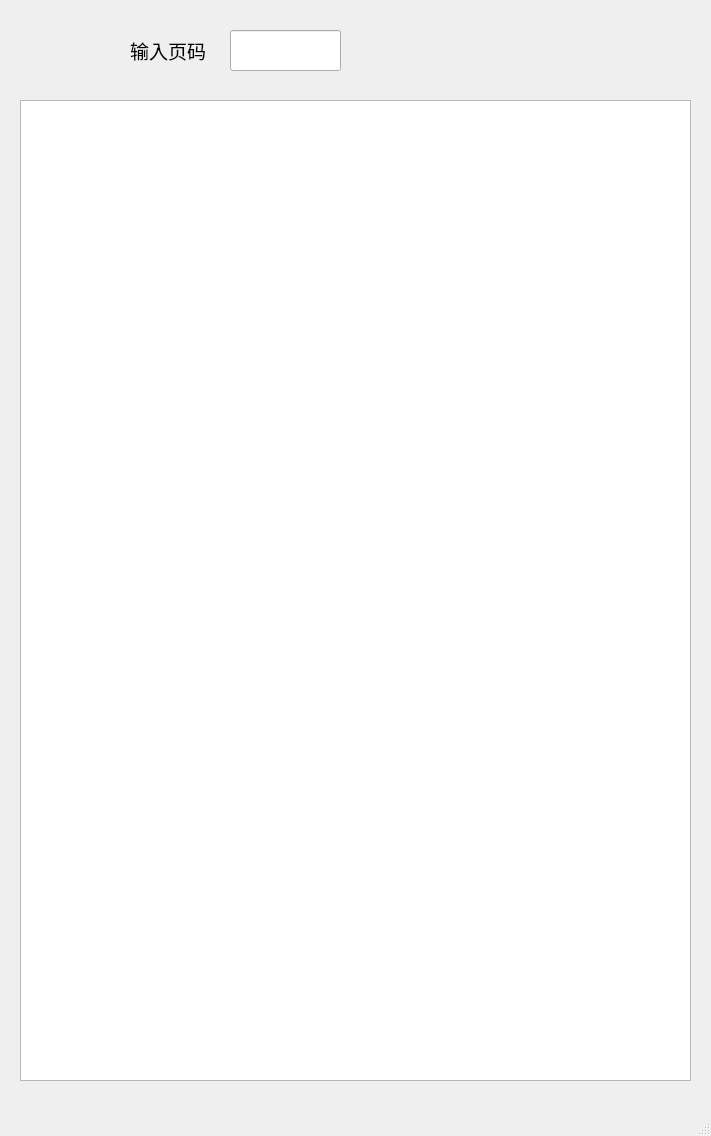
<?xml version="1.0" encoding="UTF-8"?>
<ui version="4.0">
 <class>find_page</class>
 <widget class="QMainWindow" name="find_page">
  <property name="geometry">
   <rect>
    <x>0</x>
    <y>0</y>
    <width>711</width>
    <height>1136</height>
   </rect>
  </property>
  <property name="windowTitle">
   <string>红叶Reader</string>
  </property>
  <widget class="QWidget" name="centralwidget">
   <widget class="QTextBrowser" name="textBrowser">
    <property name="geometry">
     <rect>
      <x>20</x>
      <y>100</y>
      <width>671</width>
      <height>981</height>
     </rect>
    </property>
    <property name="font">
     <font>
      <pointsize>13</pointsize>
     </font>
    </property>
    <property name="styleSheet">
     <string notr="true">border-image:url(:/pic/5.jpg)
</string>
    </property>
   </widget>
   <widget class="QLabel" name="label">
    <property name="geometry">
     <rect>
      <x>130</x>
      <y>30</y>
      <width>91</width>
      <height>41</height>
     </rect>
    </property>
    <property name="font">
     <font>
      <family>微软雅黑</family>
      <pointsize>14</pointsize>
      <weight>50</weight>
      <italic>false</italic>
      <bold>false</bold>
     </font>
    </property>
    <property name="styleSheet">
     <string notr="true">background-image:url(&quot;&quot;);</string>
    </property>
    <property name="text">
     <string>输入页码</string>
    </property>
   </widget>
   <widget class="QPushButton" name="pushButton">
    <property name="geometry">
     <rect>
      <x>380</x>
      <y>20</y>
      <width>65</width>
      <height>65</height>
     </rect>
    </property>
    <property name="font">
     <font>
      <family>微软雅黑</family>
      <pointsize>14</pointsize>
      <weight>50</weight>
      <bold>false</bold>
     </font>
    </property>
    <property name="styleSheet">
     <string notr="true">border-image:url(:/pic/3.jpg);
border-radius:30px;</string>
    </property>
    <property name="text">
     <string/>
    </property>
   </widget>
   <widget class="QPushButton" name="pushButton_2">
    <property name="geometry">
     <rect>
      <x>40</x>
      <y>20</y>
      <width>65</width>
      <height>65</height>
     </rect>
    </property>
    <property name="font">
     <font>
      <family>微软雅黑</family>
      <pointsize>14</pointsize>
      <weight>50</weight>
      <italic>false</italic>
      <bold>false</bold>
     </font>
    </property>
    <property name="styleSheet">
     <string notr="true">border-image:url(:/pic/2.jpg);
border-radius:30px;</string>
    </property>
    <property name="text">
     <string/>
    </property>
   </widget>
   <widget class="QPushButton" name="pushButton_3">
    <property name="geometry">
     <rect>
      <x>490</x>
      <y>20</y>
      <width>65</width>
      <height>65</height>
     </rect>
    </property>
    <property name="font">
     <font>
      <family>微软雅黑</family>
      <pointsize>14</pointsize>
      <weight>50</weight>
      <italic>false</italic>
      <bold>false</bold>
     </font>
    </property>
    <property name="styleSheet">
     <string notr="true">border-image:url(:/pic/1.jpg);
border-radius:30px;</string>
    </property>
    <property name="text">
     <string/>
    </property>
   </widget>
   <widget class="QPushButton" name="pushButton_4">
    <property name="geometry">
     <rect>
      <x>600</x>
      <y>20</y>
      <width>70</width>
      <height>70</height>
     </rect>
    </property>
    <property name="font">
     <font>
      <family>微软雅黑</family>
      <pointsize>14</pointsize>
     </font>
    </property>
    <property name="styleSheet">
     <string notr="true">border-image:url(:/pic/4.jpg);
border-radius:35px;</string>
    </property>
    <property name="text">
     <string/>
    </property>
   </widget>
   <widget class="QLineEdit" name="textEdit">
    <property name="geometry">
     <rect>
      <x>230</x>
      <y>30</y>
      <width>111</width>
      <height>41</height>
     </rect>
    </property>
    <property name="styleSheet">
     <string notr="true">background-image:url(&quot;&quot;)</string>
    </property>
   </widget>
  </widget>
  <widget class="QStatusBar" name="statusbar"/>
 </widget>
 <resources/>
 <connections/>
</ui>
